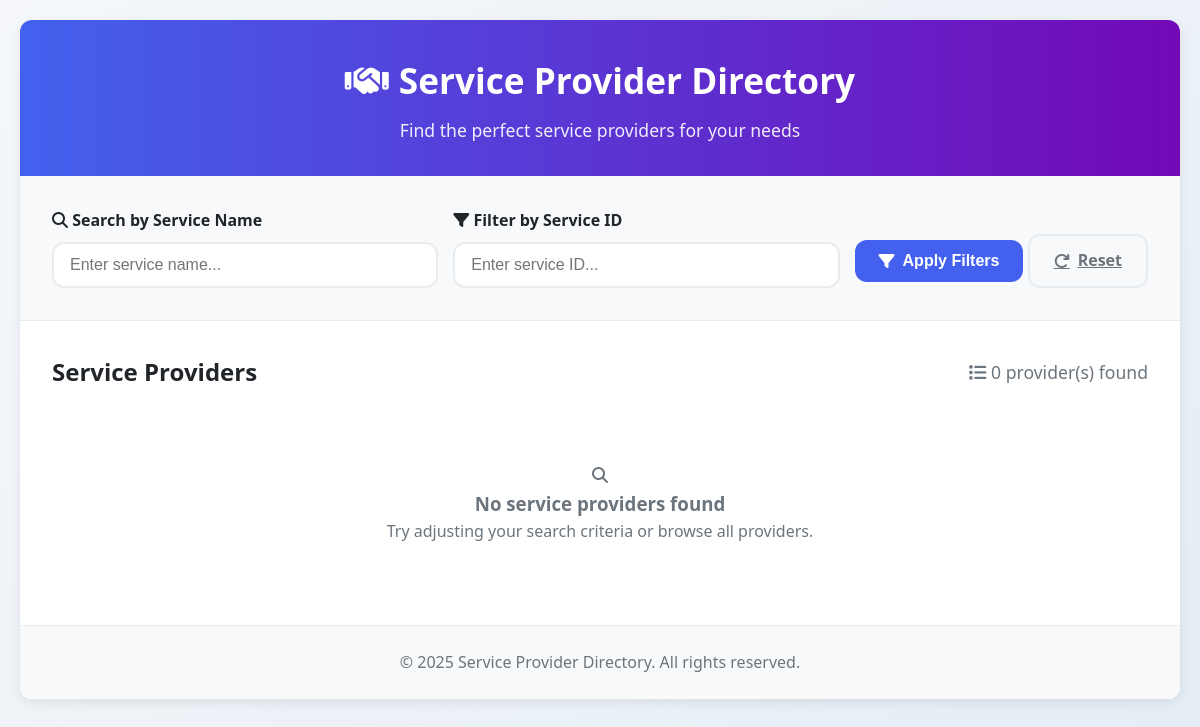
Before: /content/serviceProvider.php with the older database file.
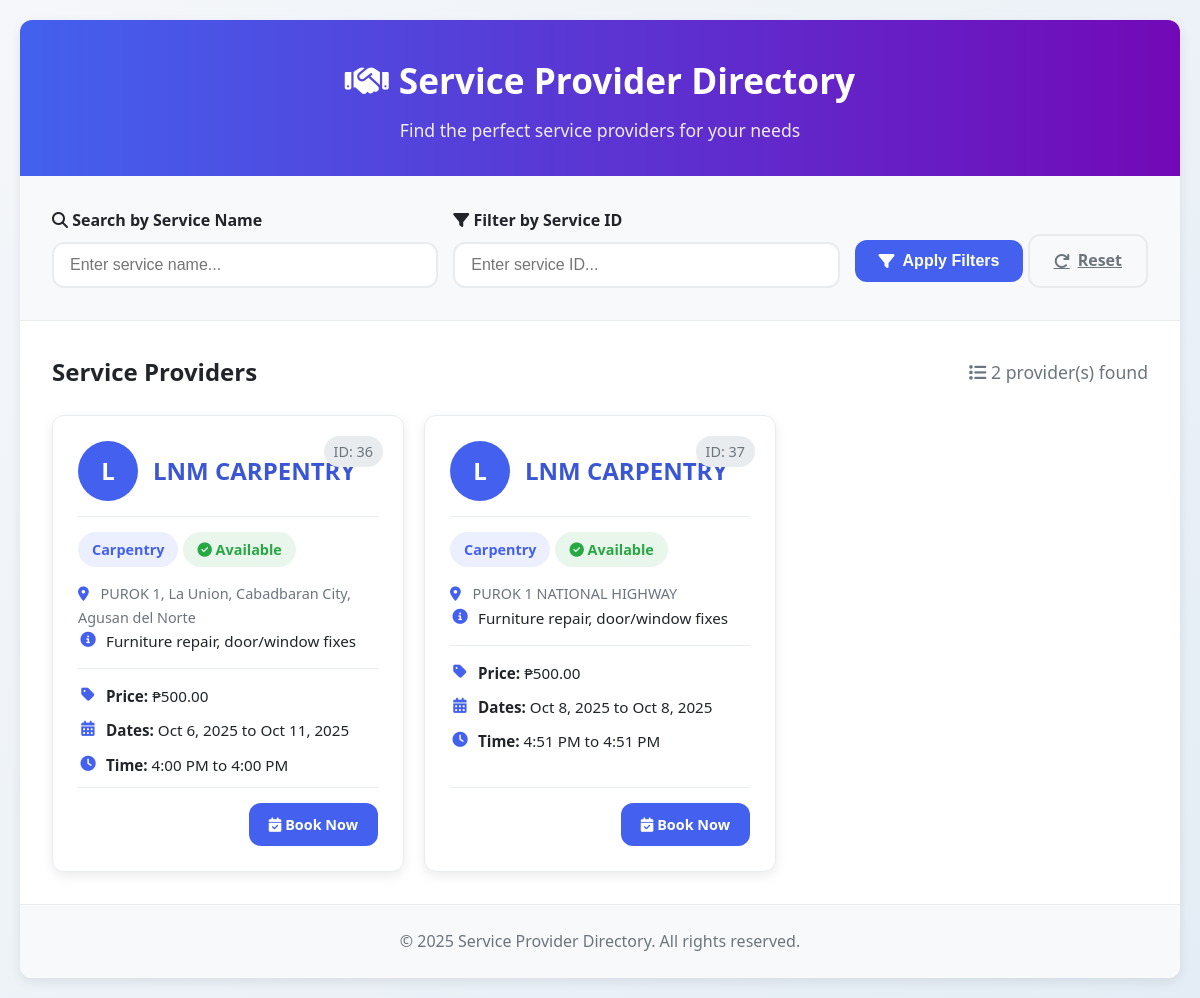
After: the same page with the newer database file.
### tables this page shows
CREATE TABLE `service_providers` (
  `id` int(11) NOT NULL,
  `user_id` int(11) NOT NULL,
  `company_name` varchar(255) NOT NULL,
  `company_address` text NOT NULL,
  `company_email` varchar(255) NOT NULL,
  `contact_number` varchar(50) NOT NULL,
  `service_name` varchar(255) NOT NULL,
  `description` text DEFAULT NULL,
  `registration_date` timestamp NOT NULL DEFAULT current_timestamp(),
  `service_id` int(11) DEFAULT NULL,
  `service_description` text DEFAULT NULL,
  `price` decimal(10,2) NOT NULL,
  `available_date` date NOT NULL DEFAULT '2025-01-01',
  `available_time` time NOT NULL DEFAULT '00:00:00',
  `is_approved` int(11) NOT NULL,
  `available_date_from` date DEFAULT NULL,
  `available_date_to` date DEFAULT NULL,
  `available_time_from` time DEFAULT NULL,
  `available_time_to` time DEFAULT NULL,
  `is_available` tinyint(1) NOT NULL DEFAULT 1
);

### content/serviceProvider.php (the view, shortened to what the changed rows need)
<!DOCTYPE html>
<html lang="en">
<head>
    <link rel="stylesheet" href="https://cdnjs.cloudflare.com/ajax/libs/font-awesome/6.4.0/css/all.min.css">
</head>
<body>
<div class="container">
    <header>
        <h1><i class="fas fa-handshake"></i> Service Provider Directory</h1>
    </header>
    <section class="results-section">
        <div class="results-header">
            <h2>Service Providers</h2>
            <div class="results-count">
                <?php
                require '../db.php';
                $sql = "SELECT * FROM service_providers";
                $where_clauses = ["is_approved = 1"];
                $sql .= " WHERE " . implode(" AND ", $where_clauses);
                $stmt = $conn->prepare($sql);
                if ($stmt) {
                    $stmt->execute();
                    $result = $stmt->get_result();
                    $count = $result->num_rows;
                    echo "<span><i class='fas fa-list'></i> " . $count . " provider(s) found</span>";
                } else {
                    echo "<span>Error preparing query.</span>";
                    $result = false;
                }
                ?>
            </div>
        </div>
        <?php
        if ($result && $result->num_rows > 0) {
            echo '<div class="card-container">';
            while($row = $result->fetch_assoc()) {
                $is_available = $row['is_available'] ?? 0;
                echo '<div class="provider-card">';
                echo '<div class="provider-id">ID: ' . htmlspecialchars($row['id']) . '</div>';
                echo '<div class="card-header">';
                echo '<div class="company-avatar">' . substr(htmlspecialchars($row['company_name']), 0, 1) . '</div>';
                echo '<h3 class="company-name">' . htmlspecialchars($row['company_name']) . '</h3>';
                echo '</div>';
                echo '<div class="card-body">';
                echo '<span class="service-badge">' . htmlspecialchars($row['service_name']) . '</span>';
                if ($is_available) {
                    echo '<span class="status-badge available"><i class="fas fa-check-circle"></i> Available</span>';
                } else {
                    echo '<span class="status-badge unavailable"><i class="fas fa-times-circle"></i> Not Available</span>';
                }
                echo '<p class="company-address"><i class="fas fa-map-marker-alt"></i> ' . htmlspecialchars($row['company_address']) . '</p>';
                echo '<div class="service-details">';
                echo '<p><i class="fas fa-info-circle"></i><span>' . htmlspecialchars($row['service_description']) . '</span></p>';
                echo '<hr style="margin: 15px 0; border: 0; border-top: 1px solid var(--light-gray);">';
                echo '<p><i class="fas fa-tag"></i><span><strong>Price:</strong> ₱' . number_format($row['price'], 2) . '</span></p>';
                echo '<p><i class="fas fa-calendar-alt"></i><span><strong>Dates:</strong> ' . date("M j, Y", strtotime($row['available_date_from'])) . ' to ' . date("M j, Y", strtotime($row['available_date_to'])) . '</span></p>';
                echo '<p><i class="fas fa-clock"></i><span><strong>Time:</strong> ' . date("g:i A", strtotime($row['available_time_from'])) . ' to ' . date("g:i A", strtotime($row['available_time_to'])) . '</span></p>';
                echo '</div>';
                echo '</div>';
                echo '<div class="card-footer">';
                if ($is_available) {
                    echo '<a href="book_service.php?provider_id=' . htmlspecialchars($row['id']) . '" class="btn btn-primary btn-book-now">';
                    echo '<i class="fas fa-calendar-check"></i> Book Now';
                    echo '</a>';
                } else {
                    echo '<button class="btn btn-disabled btn-book-now" disabled>';
                    echo '<i class="fas fa-calendar-times"></i> Unavailable';
                    echo '</button>';
                }
                echo '</div>';
                echo '</div>';
            }
            echo '</div>';
        } else {
            echo '<div class="no-results">';
            echo '<i class="fas fa-search"></i>';
            echo '<h3>No service providers found</h3>';
            echo '<p>Try adjusting your search criteria or browse all providers.</p>';
            echo '</div>';
        }
        ?>
    </section>
</div>
</body>
</html>

Changed rows visible on the page:
added service_providers: id "36", company_name "L", company_name "LNM CARPENTRY", service_name "Carpentry", is_available 1 (drawn), company_address "PUROK 1, La Union, Cabadbaran City, Agusan del Norte", service_description "Furniture repair, door/window fixes", price "500.00", available_date_from "Oct 6, 2025", available_date_to "Oct 11, 2025", available_time_from "4:00 PM", available_time_to "4:00 PM"
added service_providers: id "37", company_name "L", company_name "LNM CARPENTRY", service_name "Carpentry", is_available 1 (drawn), company_address "PUROK 1 NATIONAL HIGHWAY", service_description "Furniture repair, door/window fixes", price "500.00", available_date_from "Oct 8, 2025", available_date_to "Oct 8, 2025", available_time_from "4:51 PM", available_time_to "4:51 PM"
Other visible differences:
$count: "0" → "2"
text no longer shown: "No service providers found Try adjusting your search criteria or browse all providers."
